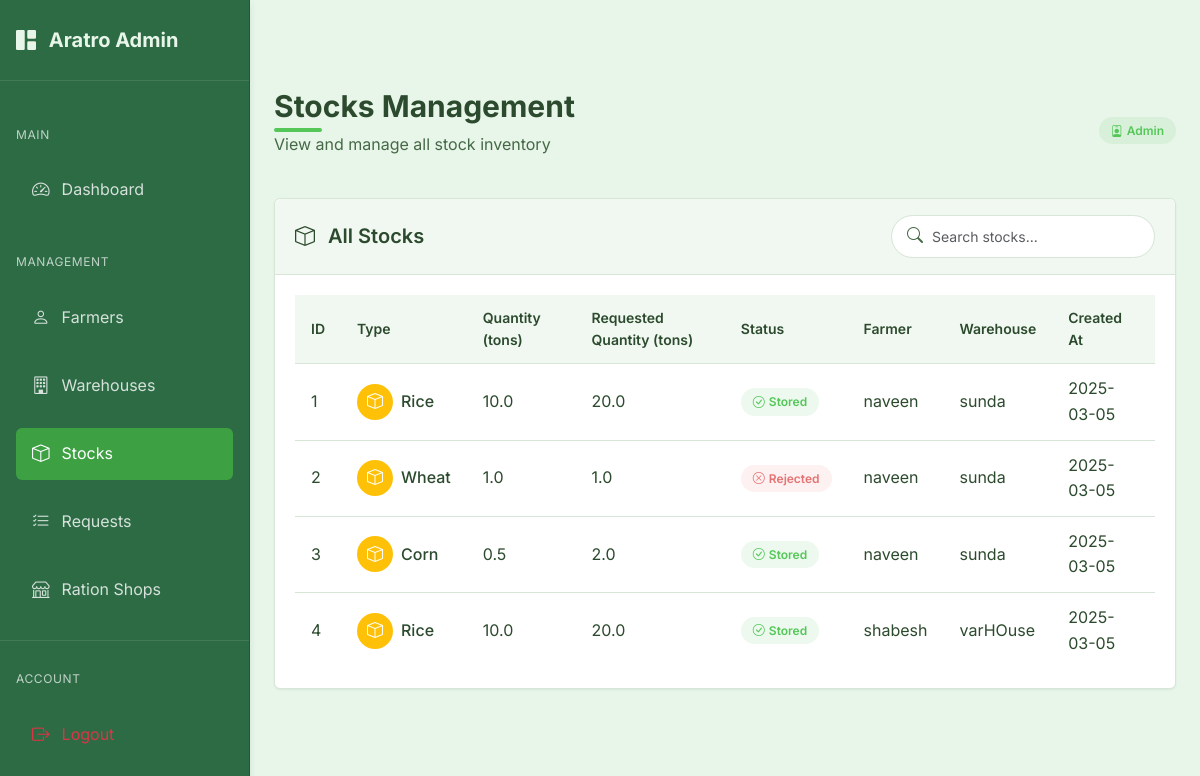
Page /admin/stocks (signed in) on the committed database.
### models.py (models this page shows, shortened)
class Stock(db.Model):
    id = db.Column(db.Integer, primary_key=True)
    type = db.Column(db.String(100), nullable=False)
    quantity = db.Column(db.Float, nullable=False)
    requested_quantity = db.Column(db.Float, nullable=False)  # Original requested quantity
    status = db.Column(db.String(20), nullable=False, default='pending')  # pending, stored, rejected
    farmer_id = db.Column(db.Integer, db.ForeignKey('farmer.id'), nullable=False)
    warehouse_id = db.Column(db.Integer, db.ForeignKey('warehouse.id'), nullable=False)
    created_at = db.Column(db.DateTime, nullable=False, default=datetime.utcnow)
    updated_at = db.Column(db.DateTime, nullable=False, default=datetime.utcnow, onupdate=datetime.utcnow)

class Farmer(db.Model):
    id = db.Column(db.Integer, primary_key=True)
    user_id = db.Column(db.Integer, db.ForeignKey('user.id'), nullable=False)
    name = db.Column(db.String(100), nullable=False)
    address = db.Column(db.String(200), nullable=False)
    aadhar_number = db.Column(db.String(12), unique=True, nullable=False)  # Exactly 12 digits
    phone_number = db.Column(db.String(10), nullable=False)  # Exactly 10 digits
    stocks = db.relationship('Stock', backref='farmer', lazy=True)

class Warehouse(db.Model):
    id = db.Column(db.Integer, primary_key=True)
    user_id = db.Column(db.Integer, db.ForeignKey('user.id'), nullable=False)
    manager_name = db.Column(db.String(100), nullable=False)
    name = db.Column(db.String(100), nullable=False)
    location = db.Column(db.String(200))
    latitude = db.Column(db.Float)
    longitude = db.Column(db.Float)
    phone_number = db.Column(db.String(20))
    warehouse_type = db.Column(db.String(20))  # 'private' or 'government'
    capacity = db.Column(db.Float)  # in tons
    available_space = db.Column(db.Float)  # in tons
    stocks = db.relationship('Stock', backref='warehouse', lazy=True)

### routes.py (the view)
@admin.route('/stocks')
@admin_required
def stocks():
    stocks = Stock.query.all()
    return render_template('admin/stocks.html', stocks=stocks)

### app.py (called while the page is built)
@login_manager.user_loader
def load_user(user_id):
    try:
        if user_id.startswith('admin_'):
            admin_id = int(user_id.split('_')[1])
            return Admin.query.get(admin_id)
        else:
            return User.query.get(int(user_id))
    except Exception as e:
        print(f"Error loading user: {e}")
        return None

@app.before_request
def before_request():
    session.permanent = True  # Use permanent session with lifetime set above

### models.py (called while the page is built)
    def get_id(self):
        return f"admin_{self.id}"

    def __repr__(self):
        return f'<Admin {self.email}>'

### routes.py (called while the page is built)
@admin.context_processor
def inject_admin_data():
    admin_data = {'current_user': current_user}
    if current_user.is_authenticated:
        admin_user = Admin.query.get(current_user.id)
        if admin_user:
            admin_data['admin_user'] = admin_user
    return admin_data

### templates/admin/stocks.html (shortened to what this page needs)
{% extends "admin/base_admin.html" %}
{% block admin_content %}
<div class="page-header d-flex justify-content-between align-items-center">
    <div>
        <h1 class="page-title">Stocks Management</h1>
        <p class="page-subtitle">View and manage all stock inventory</p>
    </div>
    <div>
        <span class="admin-badge admin-badge-primary">
            <i class="bi bi-person-badge me-1"></i>
            Admin
        </span>
    </div>
</div>
<div class="admin-card">
    <div class="admin-card-header">
        <h5 class="admin-card-title">
            <i class="bi bi-box me-2"></i>
            All Stocks
        </h5>
        <div class="search-input">
            <i class="bi bi-search"></i>
            <input type="text" id="stockSearch" class="form-control form-control-sm" placeholder="Search stocks...">
        </div>
    </div>
    <div class="admin-card-body">
        <div class="table-responsive">
            <table class="admin-table" id="stocksTable">
                <thead>
                    <tr>
                        <th>ID</th>
                        <th>Type</th>
                        <th>Quantity (tons)</th>
                        <th>Requested Quantity (tons)</th>
                        <th>Status</th>
                        <th>Farmer</th>
                        <th>Warehouse</th>
                        <th>Created At</th>
                    </tr>
                </thead>
                <tbody>
                    {% if stocks %}
                        {% for stock in stocks %}
                            <tr>
                                <td>{{ stock.id }}</td>
                                <td>
                                    <div class="d-flex align-items-center">
                                        <div class="avatar-circle bg-warning text-white d-flex align-items-center justify-content-center me-2" style="width: 36px; height: 36px; border-radius: 50%;">
                                            <i class="bi bi-box"></i>
                                        </div>
                                        <div>
                                            <span class="fw-medium">{{ stock.type }}</span>
                                        </div>
                                    </div>
                                </td>
                                <td>{{ stock.quantity }}</td>
                                <td>{{ stock.requested_quantity }}</td>
                                <td>
                                    {% if stock.status == 'pending' %}
                                        <span class="admin-badge admin-badge-warning">
                                            <i class="bi bi-hourglass-split me-1"></i>
                                            Pending
                                        </span>
                                    {% elif stock.status == 'stored' %}
                                        <span class="admin-badge admin-badge-success">
                                            <i class="bi bi-check-circle me-1"></i>
                                            Stored
                                        </span>
                                    {% elif stock.status == 'rejected' %}
                                        <span class="admin-badge admin-badge-danger">
                                            <i class="bi bi-x-circle me-1"></i>
                                            Rejected
                                        </span>
                                    {% else %}
                                        <span class="admin-badge admin-badge-primary">
                                            <i class="bi bi-info-circle me-1"></i>
                                            {{ stock.status }}
                                        </span>
                                    {% endif %}
                                </td>
                                <td>{{ stock.farmer.name }}</td>
                                <td>{{ stock.warehouse.name }}</td>
                                <td>{{ stock.created_at.strftime('%Y-%m-%d') }}</td>
                            </tr>
                        {% endfor %}
                    {% endif %}
                </tbody>
            </table>
        </div>
    </div>
</div>
{% endblock %}

### static/css/style.css (style rules this page uses)
:root { --primary-color: #55c759; --primary-dark: #3da042; --primary-light: #7ed681; --secondary-color: #358856; --secondary-dark: #246b3d; --secondary-light: #4a9d6a; --accent-1: #92d275; --accent-2: #6ab04c; --accent-3: #437c2d; --background-color: #e8f5e9; --surface-color: #f1f8f1; --surface-hover: #e1efe1; --text-primary: #2c4a2d; --text-secondary: #456946; --text-light: #588559; --success-color: #55c759; --error-color: #e57373; --error-color-rgb: 229, 115, 115; --warning-color: #ffd54f; --info-color: #4db6ac; --border-color: #d7e6d7; --border-radius: 0.375rem; --shadow-sm: 0 1px 2px rgba(53, 136, 86, 0.1); --shadow-md: 0 4px 6px rgba(53, 136, 86, 0.15); --shadow-lg: 0 10px 15px rgba(53, 136, 86, 0.2); --spacing-xs: 0.25rem; --spacing-sm: 0.5rem; --spacing-md: 1rem; --spacing-lg: 1.5rem; --spacing-xl: 2rem; --font-family: 'Inter', system-ui, -apple-system, BlinkMacSystemFont, 'Segoe UI', Roboto, Oxygen, Ubuntu, Cantarell, 'Open Sans', 'Helvetica Neue', sans-serif; }
* { margin: 0; padding: 0; box-sizing: border-box; }
body { font-family: var(--font-family); background-color: var(--background-color); color: var(--text-primary); line-height: 1.6; padding-top: 4rem; min-height: 100vh; }
h1, h2, h3, h4, h5, h6 { margin-bottom: var(--spacing-md); color: var(--text-primary); font-weight: 600; }
h1 { font-size: 1.875rem; position: relative; display: inline-block; margin-bottom: 1.5rem; }
h1::after { content: ''; position: absolute; bottom: -0.5rem; left: 0; width: 3rem; height: 0.25rem; background: var(--primary-color); border-radius: 0.125rem; }
.form-control { width: 100%; padding: 0.625rem 0.75rem; border: 1px solid var(--border-color); border-radius: var(--border-radius); font-family: var(--font-family); font-size: 0.95rem; transition: border-color 0.2s, box-shadow 0.2s; background-color: var(--surface-color); }

### rows in the picture
Stock: id "1", type "Rice", quantity "10.0", requested_quantity "20.0", status "stored" (drawn), farmer.name "naveen", warehouse.name "sunda", created_at "2025-03-05"
Stock: id "2", type "Wheat", quantity "1.0", requested_quantity "1.0", status "rejected" (drawn), farmer.name "naveen", warehouse.name "sunda", created_at "2025-03-05"
Stock: id "3", type "Corn", quantity "0.5", requested_quantity "2.0", status "stored" (drawn), farmer.name "naveen", warehouse.name "sunda", created_at "2025-03-05"
Stock: id "4", type "Rice", quantity "10.0", requested_quantity "20.0", status "stored" (drawn), farmer.name "shabesh", warehouse.name "varHOuse", created_at "2025-03-05"
